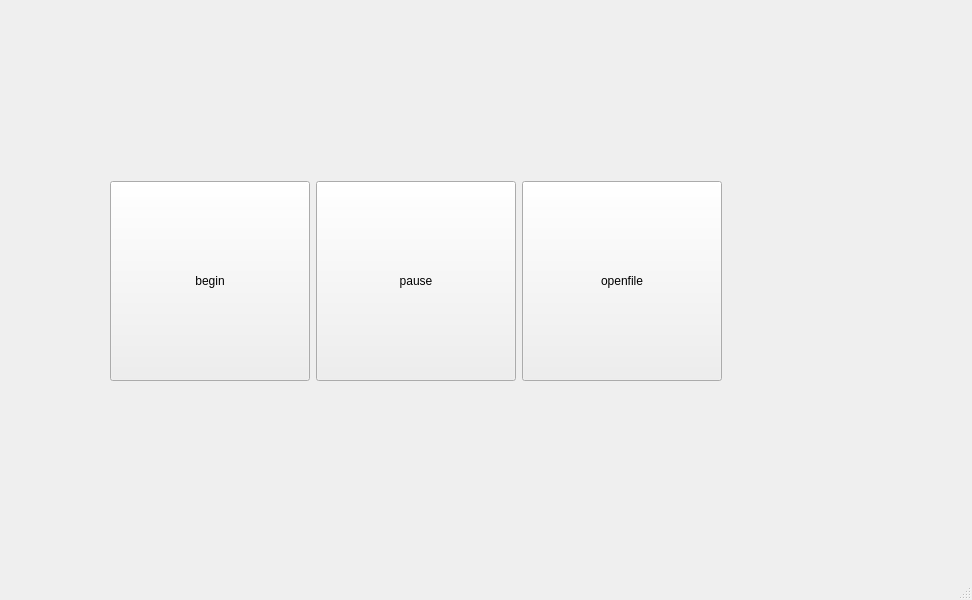
<?xml version="1.0" encoding="UTF-8"?>
<ui version="4.0">
 <class>MainWindow</class>
 <widget class="QMainWindow" name="MainWindow">
  <property name="geometry">
   <rect>
    <x>0</x>
    <y>0</y>
    <width>972</width>
    <height>600</height>
   </rect>
  </property>
  <property name="minimumSize">
   <size>
    <width>80</width>
    <height>80</height>
   </size>
  </property>
  <property name="maximumSize">
   <size>
    <width>16777215</width>
    <height>16777215</height>
   </size>
  </property>
  <property name="windowTitle">
   <string>MainWindow</string>
  </property>
  <widget class="QWidget" name="centralwidget">
   <widget class="QWidget" name="layoutWidget">
    <property name="geometry">
     <rect>
      <x>110</x>
      <y>180</y>
      <width>614</width>
      <height>202</height>
     </rect>
    </property>
    <layout class="QGridLayout" name="gridLayout">
     <item row="0" column="0">
      <widget class="QPushButton" name="begin">
       <property name="minimumSize">
        <size>
         <width>200</width>
         <height>200</height>
        </size>
       </property>
       <property name="maximumSize">
        <size>
         <width>200</width>
         <height>200</height>
        </size>
       </property>
       <property name="styleSheet">
        <string notr="true">selector { rgb(85, 170, 0) }</string>
       </property>
       <property name="text">
        <string>begin</string>
       </property>
       <property name="icon">
        <iconset resource="res.qrc">
         <normaloff>:/images/622.bmp</normaloff>:/images/622.bmp</iconset>
       </property>
       <property name="iconSize">
        <size>
         <width>60</width>
         <height>60</height>
        </size>
       </property>
      </widget>
     </item>
     <item row="0" column="1">
      <widget class="QPushButton" name="pause">
       <property name="minimumSize">
        <size>
         <width>200</width>
         <height>200</height>
        </size>
       </property>
       <property name="maximumSize">
        <size>
         <width>200</width>
         <height>200</height>
        </size>
       </property>
       <property name="text">
        <string>pause</string>
       </property>
       <property name="icon">
        <iconset resource="res.qrc">
         <normaloff>:/images/620.bmp</normaloff>:/images/620.bmp</iconset>
       </property>
      </widget>
     </item>
     <item row="0" column="2">
      <widget class="QPushButton" name="openfile">
       <property name="minimumSize">
        <size>
         <width>200</width>
         <height>200</height>
        </size>
       </property>
       <property name="maximumSize">
        <size>
         <width>200</width>
         <height>200</height>
        </size>
       </property>
       <property name="text">
        <string>openfile</string>
       </property>
       <property name="icon">
        <iconset resource="res.qrc">
         <normaloff>:/images/001.GIF</normaloff>:/images/001.GIF</iconset>
       </property>
      </widget>
     </item>
    </layout>
   </widget>
  </widget>
  <widget class="QMenuBar" name="menubar">
   <property name="geometry">
    <rect>
     <x>0</x>
     <y>0</y>
     <width>972</width>
     <height>21</height>
    </rect>
   </property>
  </widget>
  <widget class="QStatusBar" name="statusbar"/>
 </widget>
 <resources>
  <include location="res.qrc"/>
 </resources>
 <connections/>
</ui>
